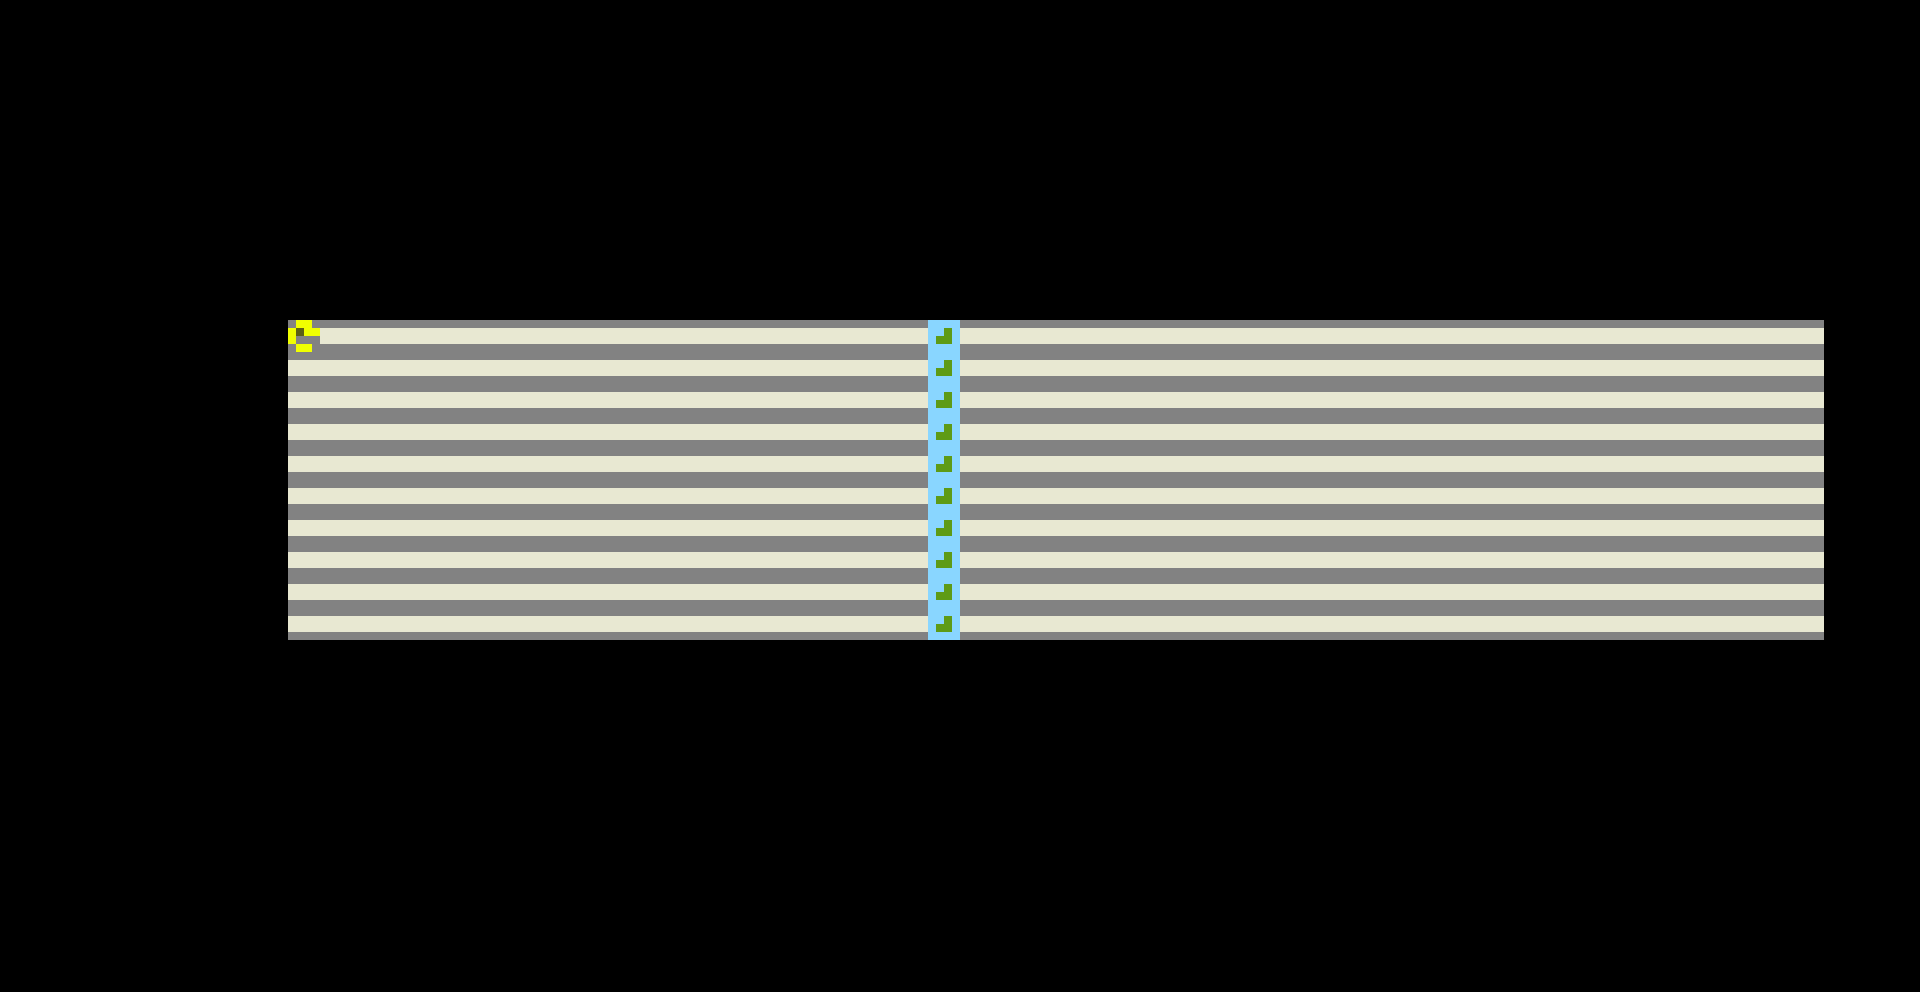

A level layout from a 2D game, rendered from its tile map. Below: a short description, then the map file with tile-grid data replaced by summaries:
An orthogonal 60x31 tile map with 32x32 px tiles, 2 tile layers (background, THE_ONE_LAYER).

<map version="1.0" orientation="orthogonal" width="60" height="31" tilewidth="32" tileheight="32">
 <tileset firstgid="1" name="tilemap1" tilewidth="32" tileheight="32">
  <image source="../Textures/tilemap1.png" width="960" height="960" />
 </tileset>
 <layer name="background" width="60" height="31">
  <data>[1860 cells, 1 non-empty, 1 distinct tile ids]</data>
 </layer>
 <layer name="THE_ONE_LAYER" width="60" height="31">
  <data>[1860 cells, 1860 non-empty, 4 distinct tile ids]</data>
 </layer>
 <objectgroup name="collision" width="60" height="31" />
 <objectgroup name="object" width="60" height="31" />
</map>
